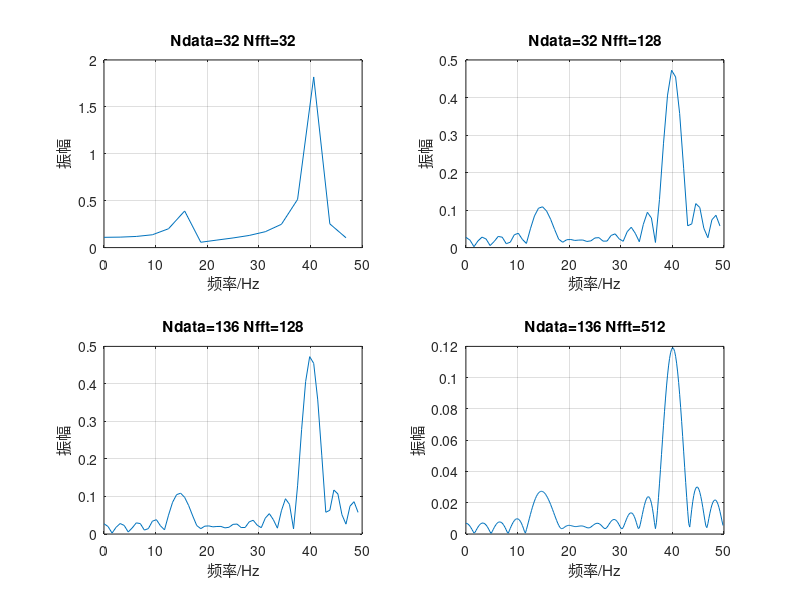

This chart was generated by the following MATLAB code:
% x=0.5.*sin(2*pi15t)+2sin(2pi40t);fs=100Hz;
% （1）数据个数N=32，FFT所用的采样点数NFFT=32；
% （2）N=32，NFFT=128；
% （3）N=136，NFFT=128；
% （4）N=136，NFFT=512。

clf;fs=100; %采样频率
Ndata=32; %数据长度
N=32; %FFT的数据长度
n=0:Ndata-1;t=n/fs; %数据对应的时间序列
x=0.5.*sin(2*pi*15*t)+2*sin(2*pi*40*t); %时间域信号
y=fft(x,N); %信号的Fourier变换
mag=abs(y); %求取振幅
f=(0:N-1)*fs/N; %真实频率
subplot(2,2,1),plot(f(1:N/2),mag(1:N/2)*2/N); %绘出Nyquist频率之前的振幅
xlabel('频率/Hz');ylabel('振幅');
title('Ndata=32 Nfft=32');grid on;

Ndata=32; %数据个数
N=128; %FFT采用的数据长度
n=0:Ndata-1;t=n/fs; %时间序列
y=fft(x,N);
mag=abs(y);
f=(0:N-1)*fs/N; %真实频率
subplot(2,2,2),plot(f(1:N/2),mag(1:N/2)*2/N); %绘出Nyquist频率之前的振幅
xlabel('频率/Hz');ylabel('振幅');
title('Ndata=32 Nfft=128');grid on;

Ndata=136; %数据个数
N=128; %FFT采用的数据个数
n=0:Ndata-1;t=n/fs; %时间序列
y=fft(x,N);
mag=abs(y);
f=(0:N-1)*fs/N; %真实频率
subplot(2,2,3),plot(f(1:N/2),mag(1:N/2)*2/N); %绘出Nyquist频率之前的振幅
xlabel('频率/Hz');ylabel('振幅');
title('Ndata=136 Nfft=128');grid on;

Ndata=136; %数据个数
N=512; %FFT所用的数据个数
n=0:Ndata-1;t=n/fs; %时间序列
y=fft(x,N);
mag=abs(y);
f=(0:N-1)*fs/N; %真实频率
subplot(2,2,4),plot(f(1:N/2),mag(1:N/2)*2/N); %绘出Nyquist频率之前的振幅
xlabel('频率/Hz');ylabel('振幅');
title('Ndata=136 Nfft=512');grid on;